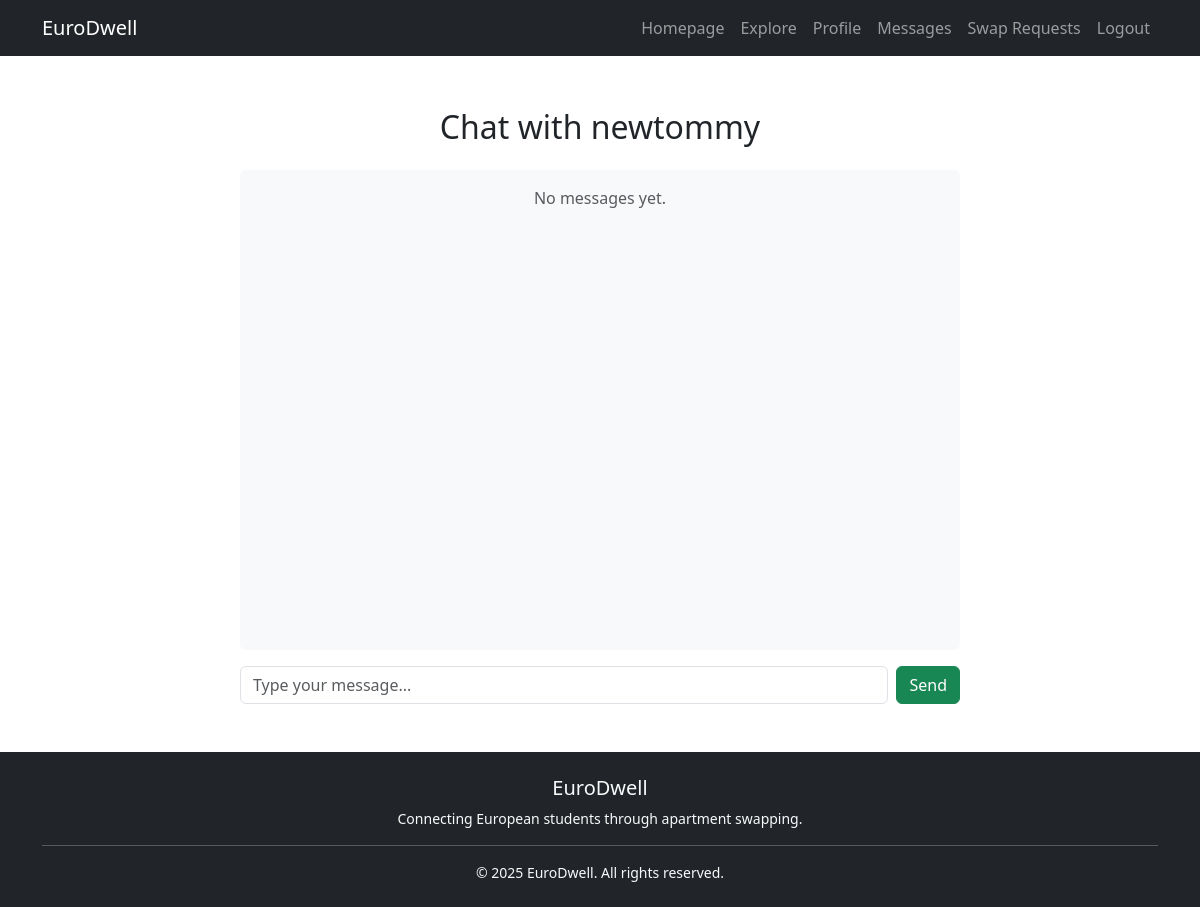
Before: /messages/4/ (signed in) with the older database file.
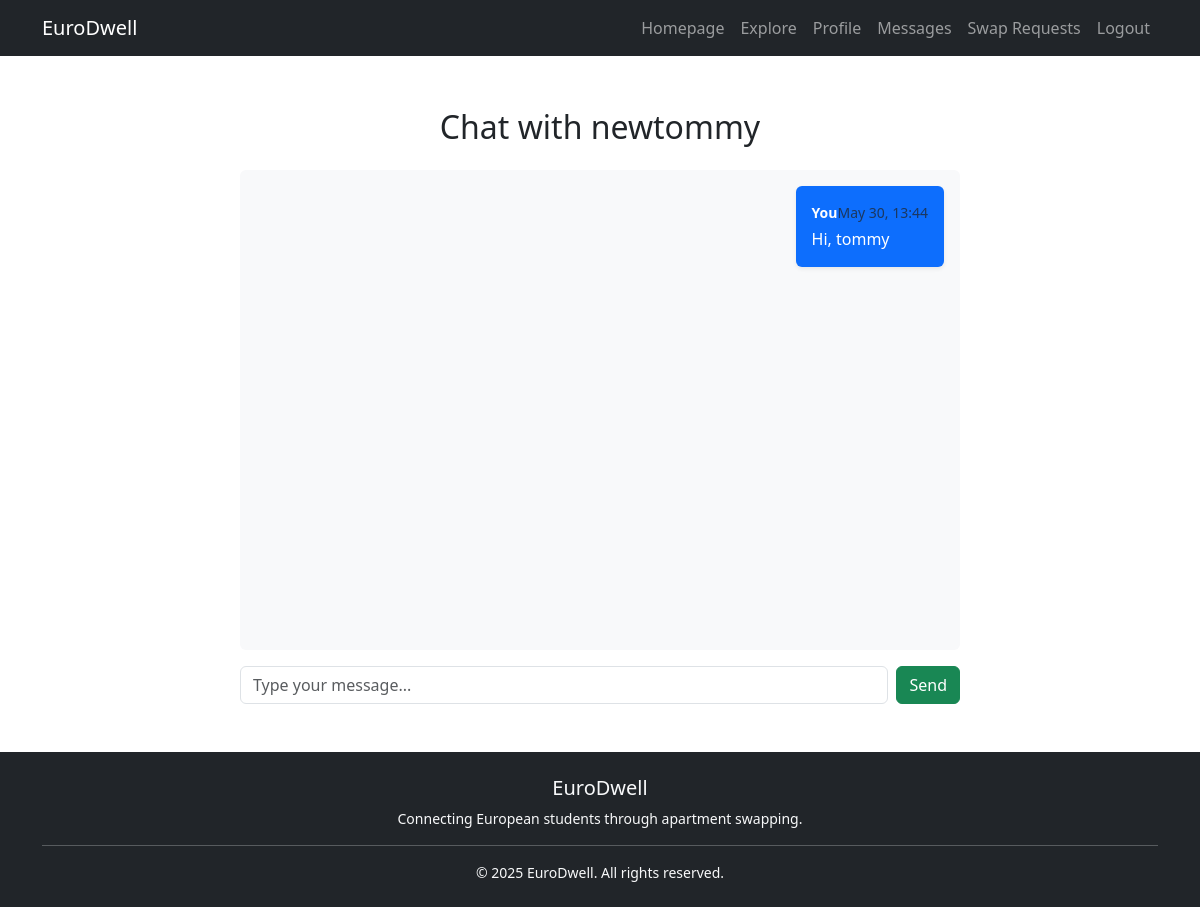
After: the same page with the newer database file.
### app/models.py (models this page shows, shortened)
class Message(models.Model):
    sender = models.ForeignKey(User, related_name="sent_messages", on_delete=models.CASCADE)
    receiver = models.ForeignKey(User, related_name="received_messages", on_delete=models.CASCADE)
    content = models.TextField()
    created_at = models.DateTimeField(auto_now_add=True)  #  Add this line
    is_read = models.BooleanField(default=False)

### app/views.py (the view)
# urls.py: path('messages/<int:recipient_id>/', views.chat_with_user, name='chat_with_user'),
@login_required
def chat_with_user(request, recipient_id):
    recipient = get_object_or_404(User, id=recipient_id)
    messages_sent = Message.objects.filter(sender=request.user, receiver=recipient)
    messages_received = Message.objects.filter(sender=recipient, receiver=request.user)
    messages_received.filter(is_read=False).update(is_read=True)
    all_messages = sorted(
        chain(messages_sent, messages_received),
        key=lambda m: m.created_at
    )
    if request.method == "POST":
        form = MessageForm(request.POST)
        if form.is_valid():
            msg = form.save(commit=False)
            msg.sender = request.user
            msg.receiver = recipient
            msg.save()
            return redirect('chat_with_user', recipient_id=recipient.id)
    else:
        form = MessageForm()
    return render(request, "chat_with_user.html", {
        "all_messages": all_messages,
        "recipient": recipient,
        "form": form,
    })

### app/forms.py (shortened to what this page needs)
class MessageForm(forms.ModelForm):
    class Meta:
        model = Message
        fields = ['content']
        widgets = {
            'content': forms.TextInput(attrs={
                'class': 'form-control w-100',
                'placeholder': 'Type your message...'
            }),
        }

### app/context_processors.py (called while the page is built)
def unread_message_count(request):
    if request.user.is_authenticated:
        count = Message.objects.filter(receiver=request.user, is_read=False).count()
        return {'unread_message_count': count}
    return {}

### app/templates/chat_with_user.html (shortened to what this page needs)
{% extends 'base.html' %}
{% block content %}
<div class="container">
    <div class="row justify-content-center">
        <div class="col-md-8">
            <h2 class="my-4 text-center">Chat with {{ recipient.username }}</h2>
            <div class="bg-light rounded p-3 mb-3" style="height: 60vh; overflow-y: scroll;">
                {% for message in all_messages %}
                    <div class="d-flex mb-3 {% if message.sender == request.user %}justify-content-end{% else %}justify-content-start{% endif %}">
                        <div class="p-3 rounded shadow-sm {% if message.sender == request.user %}bg-primary text-white{% else %}bg-white text-dark{% endif %}" style="max-width: 70%;">
                            <div class="mb-1 small">
                                <strong>{% if message.sender == request.user %}You{% else %}{{ message.sender.username }}{% endif %}</strong>
                                <span class="text-muted float-end">{{ message.created_at|date:"M d, H:i" }}</span>
                            </div>
                            <div>{{ message.content }}</div>
                        </div>
                    </div>
                {% empty %}
                    <p class="text-muted text-center">No messages yet.</p>
                {% endfor %}
            </div>
            <form method="post">
                <div class="d-flex">
                    {{ form.content }}
                    <button type="submit" class="btn btn-success ms-2">Send</button>
                </div>
            </form>
        </div>
    </div>
</div>
{% endblock %}

Changed rows visible on the page:
added Message: shows "You", created_at "May 30, 13:44", content "Hi, tommy"
Other visible differences:
text no longer shown: "No messages yet."
